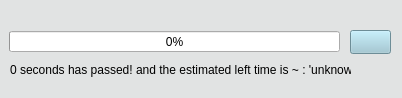
<?xml version="1.0" encoding="UTF-8"?>
<ui version="4.0">
 <class>Dialog</class>
 <widget class="QDialog" name="Dialog">
  <property name="enabled">
   <bool>true</bool>
  </property>
  <property name="geometry">
   <rect>
    <x>0</x>
    <y>0</y>
    <width>402</width>
    <height>98</height>
   </rect>
  </property>
  <property name="sizePolicy">
   <sizepolicy hsizetype="Fixed" vsizetype="Fixed">
    <horstretch>0</horstretch>
    <verstretch>0</verstretch>
   </sizepolicy>
  </property>
  <property name="minimumSize">
   <size>
    <width>402</width>
    <height>0</height>
   </size>
  </property>
  <property name="maximumSize">
   <size>
    <width>402</width>
    <height>98</height>
   </size>
  </property>
  <property name="windowTitle">
   <string>Progressbar</string>
  </property>
  <property name="windowIcon">
   <iconset>
    <normaloff>../icons/clock-history-frame.png</normaloff>../icons/clock-history-frame.png</iconset>
  </property>
  <property name="styleSheet">
   <string notr="true">QDialog{
	font: 8pt &quot;Frutiger LT Com 55 Roman&quot;;
background-color:rgb(225, 227, 227)
}
</string>
  </property>
  <property name="modal">
   <bool>false</bool>
  </property>
  <widget class="QProgressBar" name="progressBar">
   <property name="geometry">
    <rect>
     <x>9</x>
     <y>31</y>
     <width>331</width>
     <height>21</height>
    </rect>
   </property>
   <property name="value">
    <number>0</number>
   </property>
   <property name="alignment">
    <set>Qt::AlignJustify|Qt::AlignVCenter</set>
   </property>
  </widget>
  <widget class="QPushButton" name="abort">
   <property name="geometry">
    <rect>
     <x>350</x>
     <y>30</y>
     <width>41</width>
     <height>24</height>
    </rect>
   </property>
   <property name="toolTip">
    <string>Abort process!</string>
   </property>
   <property name="styleSheet">
    <string notr="true">font: 9pt &quot;Frutiger LT Com 55 Roman&quot;;
background-color: rgb(153, 197, 211);

</string>
   </property>
   <property name="text">
    <string/>
   </property>
   <property name="icon">
    <iconset>
     <normaloff>../icons/cross.png</normaloff>../icons/cross.png</iconset>
   </property>
   <property name="autoDefault">
    <bool>false</bool>
   </property>
  </widget>
  <widget class="QLabel" name="label">
   <property name="geometry">
    <rect>
     <x>10</x>
     <y>60</y>
     <width>341</width>
     <height>20</height>
    </rect>
   </property>
   <property name="text">
    <string>0 seconds has passed! and the estimated left time is ~ : 'unknown'.</string>
   </property>
  </widget>
  <widget class="QLabel" name="label1">
   <property name="geometry">
    <rect>
     <x>10</x>
     <y>0</y>
     <width>341</width>
     <height>20</height>
    </rect>
   </property>
   <property name="text">
    <string/>
   </property>
  </widget>
  <zorder>abort</zorder>
  <zorder>progressBar</zorder>
  <zorder>label</zorder>
  <zorder>label1</zorder>
 </widget>
 <resources/>
 <connections/>
</ui>
